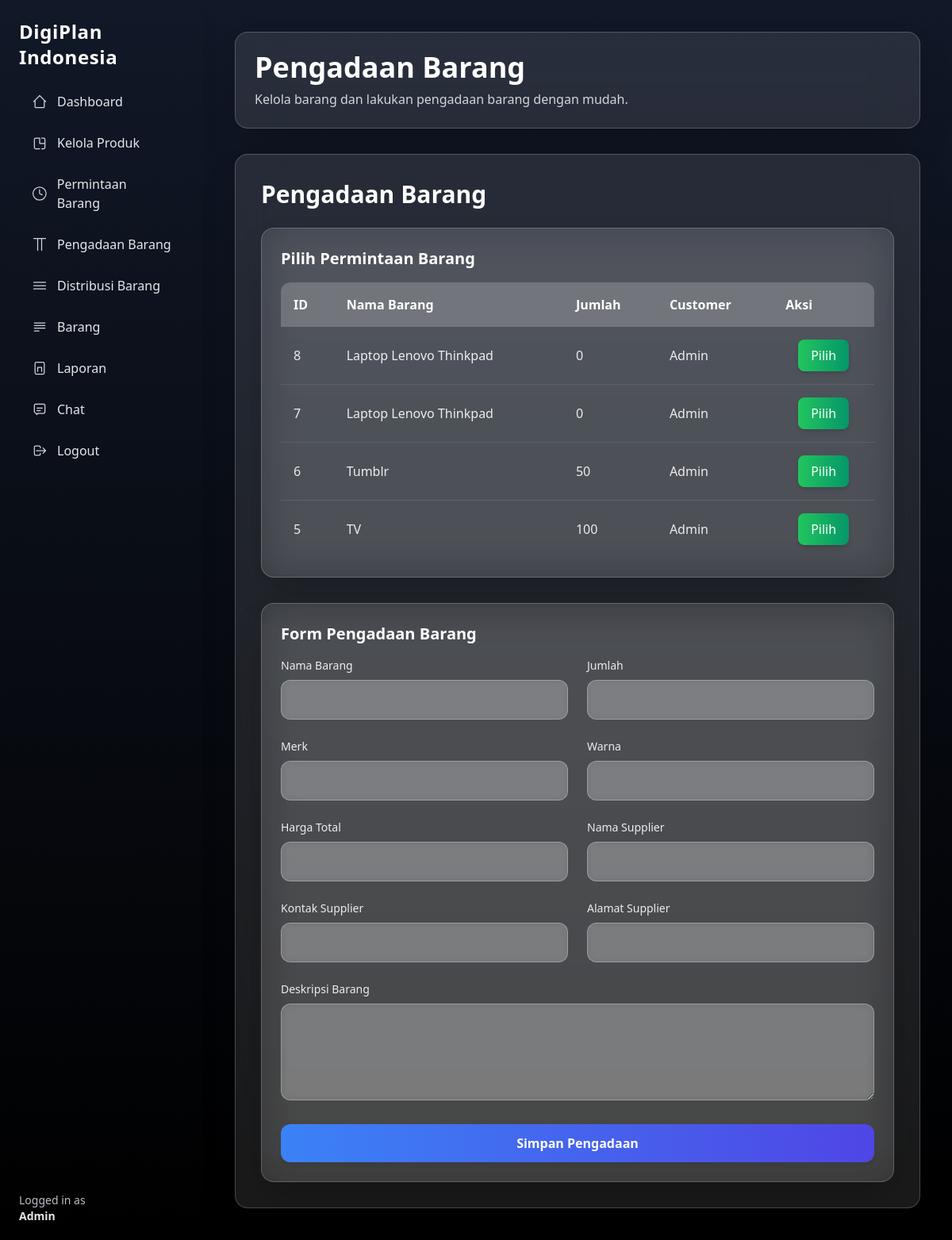
/admin/procurement.php (signed in), run on the app's committed database.
### tables this page shows
CREATE TABLE permintaan_barang (
  id INT AUTO_INCREMENT PRIMARY KEY,
  user_id INT NULL,
  nama_barang VARCHAR(100) NOT NULL,
  merk VARCHAR(100),
  warna VARCHAR(50),
  deskripsi TEXT,
  jumlah INT NOT NULL,
  status VARCHAR(50) DEFAULT 'Proses',
  tanggal_permintaan TIMESTAMP DEFAULT CURRENT_TIMESTAMP,
  admin_id INT,
  tanggal_verifikasi DATETIME,
  catatan_admin TEXT,
  FOREIGN KEY (user_id) REFERENCES users(id)
);

CREATE TABLE users (
  id INT AUTO_INCREMENT PRIMARY KEY,
  name VARCHAR(100) NOT NULL,
  email VARCHAR(100) NOT NULL UNIQUE,
  password VARCHAR(255) NOT NULL,
  role_id INT,
  created_at TIMESTAMP DEFAULT CURRENT_TIMESTAMP,
  last_active TIMESTAMP NULL,
  FOREIGN KEY (role_id) REFERENCES roles(id)
);

### admin/procurement.php (the view, shortened to what this page needs)
<?php
require '../include/conn.php';
$permintaan = $conn->query("
    SELECT pb.*, u.name AS user_name
    FROM permintaan_barang pb
    LEFT JOIN users u ON pb.user_id = u.id
    WHERE pb.id NOT IN (
        SELECT permintaan_id
        FROM pengadaan_barang
        WHERE permintaan_id IS NOT NULL
    )
    ORDER BY pb.id DESC
");
$barang_list = $conn->query("SELECT * FROM barang ORDER BY nama_barang ASC");
?>
<!DOCTYPE html>
<html lang="en">
<head>
  <script src="https://cdn.tailwindcss.com"></script>
</head>
<body class="bg-gradient-to-b from-gray-900 to-black overflow-x-hidden" x-data="{ openModal: false, editModalId: null }">
  <div class="flex min-h-screen">
    <?php include '../include/layouts/sidebar-admin.php'; ?>
    <main class="ml-64 p-10 w-full flex-1">
      <div class="max-w-7xl mx-auto">
        <div class="backdrop-blur-xl bg-white/10 border border-white/20 p-6 rounded-2xl shadow-2xl mb-8">
          <h1 class="text-4xl font-bold text-white mb-2">Pengadaan Barang</h1>
          <p class="text-white/80">Kelola barang dan lakukan pengadaan barang dengan mudah.</p>
        </div>
        <div class="backdrop-blur-xl bg-white/10 border border-white/20 p-8 rounded-2xl shadow-2xl" x-data="procurementData()">
          <h1 class="text-3xl font-bold text-white mb-6">Pengadaan Barang</h1>
          <div class="backdrop-blur-xl bg-white/10 border border-white/20 p-6 rounded-2xl shadow-2xl mb-8">
            <h2 class="text-xl font-bold text-white mb-4">Pilih Permintaan Barang</h2>
            <?php
            $barang_all = $barang_list->fetch_all(MYSQLI_ASSOC);
            ?>
            <div class="overflow-x-auto">
              <table class="w-full border-collapse rounded-xl overflow-hidden">
                <thead>
                  <tr class="bg-white/20 text-white">
                    <th class="p-4 text-left">ID</th>
                    <th class="p-4 text-left">Nama Barang</th>
                    <th class="p-4 text-left">Jumlah</th>
                    <th class="p-4 text-left">Customer</th>
                    <th class="p-4 text-left">Aksi</th>
                  </tr>
                </thead>
                <tbody class="divide-y divide-white/10">
                  <?php while ($row = $permintaan->fetch_assoc()) : ?>
                    <tr class="hover:bg-white/5 transition-colors duration-200">
                      <td class="p-4 text-white/90"><?= $row['id'] ?></td>
                      <td class="p-4 text-white/90 font-medium"><?= $row['nama_barang'] ?></td>
                      <td class="p-4 text-white/90"><?= $row['jumlah'] ?></td>
                      <td class="p-4 text-white/90"><?= $row['user_name'] ?></td>
                      <td class="p-4 text-center">
                        <button
                          @click="pilihPermintaan(
                  <?= htmlspecialchars(json_encode($row)) ?>,
                  <?= htmlspecialchars(json_encode($barang_all)) ?>
                )"
                          class="px-4 py-2 bg-gradient-to-r from-green-500 to-emerald-600 hover:from-green-600 hover:to-emerald-700 text-white rounded-lg shadow-md transform hover:scale-105 transition-all duration-200">
                          Pilih
                        </button>
                      </td>
                    </tr>
                  <?php endwhile; ?>
                </tbody>
              </table>
            </div>
          </div>
          <div class="backdrop-blur-xl bg-white/10 border border-white/20 p-6 rounded-2xl shadow-2xl">
            <h2 class="text-xl font-bold text-white mb-4">Form Pengadaan Barang</h2>
            <form method="POST" action="procurement-func.php">
              <div class="grid grid-cols-1 md:grid-cols-2 gap-6">
                <div>
                  <label class="block text-sm font-medium text-white/90 mb-2">Nama Barang</label>
                  <input type="text" class="w-full p-3 bg-white/20 border border-white/30 rounded-xl text-white placeholder-white/50 focus:outline-none focus:ring-2 focus:ring-indigo-500 focus:border-transparent backdrop-blur-sm" x-model="form.nama_barang" readonly>
                </div>
                <div>
                  <label class="block text-sm font-medium text-white/90 mb-2">Jumlah</label>
                  <input type="number" class="w-full p-3 bg-white/20 border border-white/30 rounded-xl text-white placeholder-white/50 focus:outline-none focus:ring-2 focus:ring-indigo-500 focus:border-transparent backdrop-blur-sm" x-model="form.jumlah" readonly>
                </div>
                <div>
                  <label class="block text-sm font-medium text-white/90 mb-2">Merk</label>
                  <input type="text" class="w-full p-3 bg-white/20 border border-white/30 rounded-xl text-white placeholder-white/50 focus:outline-none focus:ring-2 focus:ring-indigo-500 focus:border-transparent backdrop-blur-sm" x-model="form.merk">
                </div>
                <div>
                  <label class="block text-sm font-medium text-white/90 mb-2">Warna</label>
                  <input type="text" class="w-full p-3 bg-white/20 border border-white/30 rounded-xl text-white placeholder-white/50 focus:outline-none focus:ring-2 focus:ring-indigo-500 focus:border-transparent backdrop-blur-sm" x-model="form.warna">
                </div>
                <div>
                  <label class="block text-sm font-medium text-white/90 mb-2">Harga Total</label>
                  <input type="text" class="w-full p-3 bg-white/20 border border-white/30 rounded-xl text-white placeholder-white/50 focus:outline-none focus:ring-2 focus:ring-indigo-500 focus:border-transparent backdrop-blur-sm" x-model="form.harga_total" readonly>
                </div>
                <div>
                  <label class="block text-sm font-medium text-white/90 mb-2">Nama Supplier</label>
                  <input type="text" name="nama" class="w-full p-3 bg-white/20 border border-white/30 rounded-xl text-white placeholder-white/50 focus:outline-none focus:ring-2 focus:ring-indigo-500 focus:border-transparent backdrop-blur-sm" x-model="form.nama">
                </div>
                <div>
                  <label class="block text-sm font-medium text-white/90 mb-2">Kontak Supplier</label>
                  <input type="text" name="kontak" class="w-full p-3 bg-white/20 border border-white/30 rounded-xl text-white placeholder-white/50 focus:outline-none focus:ring-2 focus:ring-indigo-500 focus:border-transparent backdrop-blur-sm" x-model="form.kontak">
                </div>
                <div>
                  <label class="block text-sm font-medium text-white/90 mb-2">Alamat Supplier</label>
                  <input type="text" name="alamat" class="w-full p-3 bg-white/20 border border-white/30 rounded-xl text-white placeholder-white/50 focus:outline-none focus:ring-2 focus:ring-indigo-500 focus:border-transparent backdrop-blur-sm" x-model="form.alamat">
                </div>
                <div class="col-span-2">
                  <label class="block text-sm font-medium text-white/90 mb-2">Deskripsi Barang</label>
                  <textarea name="deskripsi_barang" class="w-full p-3 bg-white/20 border border-white/30 rounded-xl text-white placeholder-white/50 focus:outline-none focus:ring-2 focus:ring-indigo-500 focus:border-transparent backdrop-blur-sm" rows="4" x-model="form.deskripsi_barang"></textarea>
                </div>
                <div class="col-span-2">
                  <button name="simpan"
                    class="w-full py-3 bg-gradient-to-r from-blue-500 to-indigo-600 hover:from-blue-600 hover:to-indigo-700 text-white rounded-xl shadow-lg transform hover:scale-105 transition-all duration-200 font-semibold">
                    Simpan Pengadaan
                  </button>
                </div>
              </div>
            </form>
          </div>
        </div>
    </main>
  </div>

### data on the page
permintaan_barang: id "8", nama_barang "Laptop Lenovo Thinkpad", jumlah "0", user.name "Admin"
permintaan_barang: id "7", nama_barang "Laptop Lenovo Thinkpad", jumlah "0", user.name "Admin"
permintaan_barang: id "6", nama_barang "Tumblr", jumlah "50", user.name "Admin"
permintaan_barang: id "5", nama_barang "TV", jumlah "100", user.name "Admin"

### other printed values
$_SESSION['name'] "Admin"
